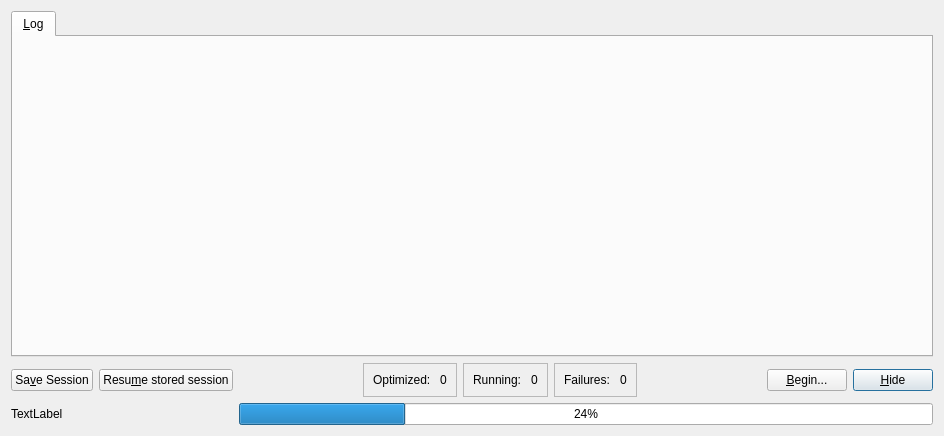
<?xml version="1.0" encoding="UTF-8"?>
<ui version="4.0">
 <class>XtalOptDialog</class>
 <widget class="QDialog" name="XtalOptDialog">
  <property name="geometry">
   <rect>
    <x>0</x>
    <y>0</y>
    <width>944</width>
    <height>436</height>
   </rect>
  </property>
  <property name="sizePolicy">
   <sizepolicy hsizetype="Preferred" vsizetype="Preferred">
    <horstretch>0</horstretch>
    <verstretch>0</verstretch>
   </sizepolicy>
  </property>
  <property name="windowTitle">
   <string>Crystal Optimization Tool</string>
  </property>
  <layout class="QGridLayout" name="gridLayout">
   <item row="4" column="8">
    <widget class="QPushButton" name="pushButton">
     <property name="sizePolicy">
      <sizepolicy hsizetype="Fixed" vsizetype="Fixed">
       <horstretch>0</horstretch>
       <verstretch>0</verstretch>
      </sizepolicy>
     </property>
     <property name="text">
      <string>&amp;Hide</string>
     </property>
    </widget>
   </item>
   <item row="4" column="7">
    <widget class="QPushButton" name="push_begin">
     <property name="sizePolicy">
      <sizepolicy hsizetype="Fixed" vsizetype="Fixed">
       <horstretch>0</horstretch>
       <verstretch>0</verstretch>
      </sizepolicy>
     </property>
     <property name="text">
      <string>&amp;Begin...</string>
     </property>
    </widget>
   </item>
   <item row="4" column="0">
    <widget class="QPushButton" name="push_save">
     <property name="text">
      <string>Sa&amp;ve Session</string>
     </property>
    </widget>
   </item>
   <item row="4" column="1">
    <widget class="QPushButton" name="push_resume">
     <property name="text">
      <string>Resu&amp;me stored session</string>
     </property>
    </widget>
   </item>
   <item row="4" column="3">
    <widget class="QFrame" name="frame">
     <property name="frameShape">
      <enum>QFrame::StyledPanel</enum>
     </property>
     <property name="frameShadow">
      <enum>QFrame::Raised</enum>
     </property>
     <layout class="QGridLayout" name="gridLayout_2">
      <item row="0" column="0">
       <widget class="QLabel" name="label">
        <property name="text">
         <string>Optimized: </string>
        </property>
       </widget>
      </item>
      <item row="0" column="1">
       <widget class="QLabel" name="label_opt">
        <property name="text">
         <string>0</string>
        </property>
       </widget>
      </item>
     </layout>
    </widget>
   </item>
   <item row="4" column="4">
    <widget class="QFrame" name="frame_2">
     <property name="frameShape">
      <enum>QFrame::StyledPanel</enum>
     </property>
     <property name="frameShadow">
      <enum>QFrame::Raised</enum>
     </property>
     <layout class="QGridLayout" name="gridLayout_3">
      <item row="0" column="0">
       <widget class="QLabel" name="label_3">
        <property name="text">
         <string>Running: </string>
        </property>
       </widget>
      </item>
      <item row="0" column="1">
       <widget class="QLabel" name="label_run">
        <property name="text">
         <string>0</string>
        </property>
       </widget>
      </item>
     </layout>
    </widget>
   </item>
   <item row="4" column="5">
    <widget class="QFrame" name="frame_4">
     <property name="frameShape">
      <enum>QFrame::StyledPanel</enum>
     </property>
     <property name="frameShadow">
      <enum>QFrame::Raised</enum>
     </property>
     <layout class="QGridLayout" name="gridLayout_5">
      <item row="0" column="0">
       <widget class="QLabel" name="label_7">
        <property name="text">
         <string>Failures: </string>
        </property>
       </widget>
      </item>
      <item row="0" column="1">
       <widget class="QLabel" name="label_fail">
        <property name="text">
         <string>0</string>
        </property>
       </widget>
      </item>
     </layout>
    </widget>
   </item>
   <item row="2" column="0" colspan="9">
    <widget class="QTabWidget" name="tabs">
     <property name="currentIndex">
      <number>0</number>
     </property>
     <widget class="QWidget" name="tab_log">
      <attribute name="title">
       <string>&amp;Log</string>
      </attribute>
      <layout class="QGridLayout" name="gridLayout_7"/>
     </widget>
    </widget>
   </item>
   <item row="4" column="6">
    <spacer name="horizontalSpacer">
     <property name="orientation">
      <enum>Qt::Horizontal</enum>
     </property>
     <property name="sizeHint" stdset="0">
      <size>
       <width>40</width>
       <height>20</height>
      </size>
     </property>
    </spacer>
   </item>
   <item row="4" column="2">
    <spacer name="horizontalSpacer_2">
     <property name="orientation">
      <enum>Qt::Horizontal</enum>
     </property>
     <property name="sizeHint" stdset="0">
      <size>
       <width>40</width>
       <height>20</height>
      </size>
     </property>
    </spacer>
   </item>
   <item row="5" column="0" colspan="2">
    <widget class="QLabel" name="label_prog">
     <property name="text">
      <string>TextLabel</string>
     </property>
    </widget>
   </item>
   <item row="5" column="2" colspan="7">
    <widget class="QProgressBar" name="progbar">
     <property name="value">
      <number>24</number>
     </property>
    </widget>
   </item>
  </layout>
 </widget>
 <tabstops>
  <tabstop>tabs</tabstop>
  <tabstop>push_save</tabstop>
  <tabstop>push_resume</tabstop>
  <tabstop>push_begin</tabstop>
  <tabstop>pushButton</tabstop>
 </tabstops>
 <resources/>
 <connections>
  <connection>
   <sender>pushButton</sender>
   <signal>clicked()</signal>
   <receiver>XtalOptDialog</receiver>
   <slot>accept()</slot>
   <hints>
    <hint type="sourcelabel">
     <x>840</x>
     <y>494</y>
    </hint>
    <hint type="destinationlabel">
     <x>199</x>
     <y>149</y>
    </hint>
   </hints>
  </connection>
 </connections>
</ui>
